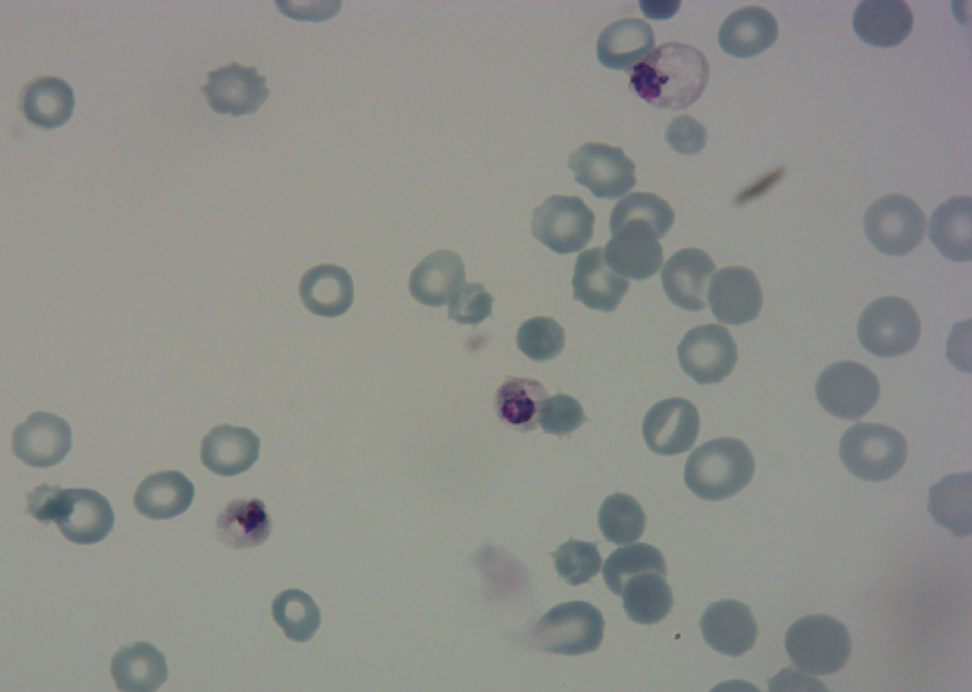
#> input picture ImageMal.jpg, 1944 x 1383 px (shown at 1/2 size)
$ python -i stage1_watershed.py   (imports and definitions only)
#> lines starting #> are read from the running program, lines starting #| are printed output that depends on the picture; after the words box and inside, x2 and y2 are one past the last pixel; in counts of white or black regions, pixels touching at a corner belong together
"""
Phase3-PipelineB/On_mac/stage1_watershed.py
===========================================
Stage 1 of the MalariAI pipeline: Annotation-agnostic cell segmentation.
Uses traditional computer vision (Otsu + Watershed) to isolate ALL cells
in a blood smear image, regardless of whether they were annotated in the GT.

Usage
-----
    python Phase3-PipelineB/On_mac/stage1_watershed.py \
        --json data/malaria/training.json \
        --img-dir data/malaria/images \
        --out-dir data/crops
"""

import argparse
import json
import os
import sys
from pathlib import Path

import cv2
import numpy as np
from tqdm import tqdm

# Add project root to path for shared imports
# File is at Phase3-PipelineB/On_mac/stage1_watershed.py
# parent -> On_mac
# parent.parent -> Phase3-PipelineB
# parent.parent.parent -> Project Root
PROJECT_ROOT = Path(__file__).resolve().parent.parent.parent
sys.path.insert(0, str(PROJECT_ROOT))
sys.path.insert(0, str(PROJECT_ROOT / "Phase1-EDA"))

from shared.label_map import CLASS_COLOUR_RGB


def segment_cells(image_path: str | Path, debug: bool = False):
    """
    Run the watershed pipeline on a single image.
    Returns:
        crops: list of [64x64] numpy arrays
        boxes: list of [x0, y0, x1, y1] coordinates
        mask:  the watershed label mask
    """
#> called with image_path = '../../ImageMal.jpg', debug = False
    img = cv2.imread(str(image_path))
#> img is the input picture: shape (1383, 1944, 3); mean B, G, R 138.2, 142.7, 141.2
    if img is None:
        return [], [], None

    gray = cv2.cvtColor(img, cv2.COLOR_BGR2GRAY)

    # 1. Otsu thresholding
    ret, thresh = cv2.threshold(gray, 0, 255, cv2.THRESH_BINARY_INV + cv2.THRESH_OTSU)
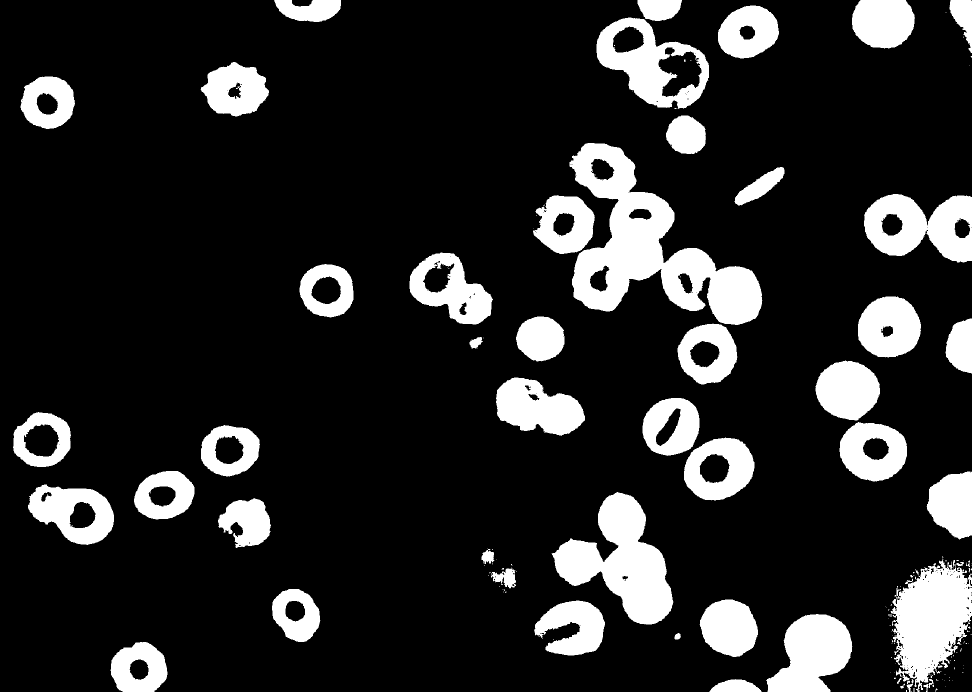
#> thresh: shape (1383, 1944) (shown at 1/2 size); 15.9% white; 162 white regions (107 under 20 px), largest, box (x1, y1, x2, y2) and area: (1139, 286, 1525, 650) 54966, (1103, 984, 1347, 1249) 31166, (1781, 1118, 1944, 1383) 26524
#> ret = 130

    # 2. Noise removal (morphological opening)
    kernel = np.ones((3, 3), np.uint8)
    opening = cv2.morphologyEx(thresh, cv2.MORPH_OPEN, kernel, iterations=2)
#> opening: shape (1383, 1944); 15.7% white; 51 white regions, largest, box (x1, y1, x2, y2) and area: (1140, 286, 1524, 650) 54818, (1105, 985, 1346, 1249) 31136, (1787, 1126, 1944, 1365) 24072

    # 3. Sure background area
    sure_bg = cv2.dilate(opening, kernel, iterations=3)
#> sure_bg: shape (1383, 1944); 18.6% white; 39 white regions, largest, box (x1, y1, x2, y2) and area: (1064, 283, 1527, 772) 85344, (1102, 982, 1349, 1252) 35052, (1783, 1123, 1944, 1368) 27576

    # 4. Sure foreground area (distance transform)
    dist_transform = cv2.distanceTransform(opening, cv2.DIST_L2, 5)
    ret, sure_fg = cv2.threshold(dist_transform, 0.4 * dist_transform.max(), 255, 0)
#> sure_fg: shape (1383, 1944) float32; 1.9% white; 25 white regions, largest, box (x1, y1, x2, y2) and area: (1821, 1174, 1911, 1312) 7313, (1561, 1253, 1679, 1383) 6800, (1238, 1103, 1321, 1224) 4421
#> ret = 25.59

    # 5. Unknown region (between bg and fg)
    sure_fg = np.uint8(sure_fg)
    unknown = cv2.subtract(sure_bg, sure_fg)
#> unknown: shape (1383, 1944); 16.7% white; 39 white regions, largest, box (x1, y1, x2, y2) and area: (1064, 283, 1527, 772) 78253, (1102, 982, 1349, 1252) 27652, (1190, 0, 1421, 219) 24846

    # 6. Marker labelling
    ret, markers = cv2.connectedComponents(sure_fg)
#> markers: shape (1383, 1944) int32; 26 distinct labels, from 0 to 25
#> ret = 26

    # Add one to all labels so that sure background is 1 instead of 0
    markers = markers + 1
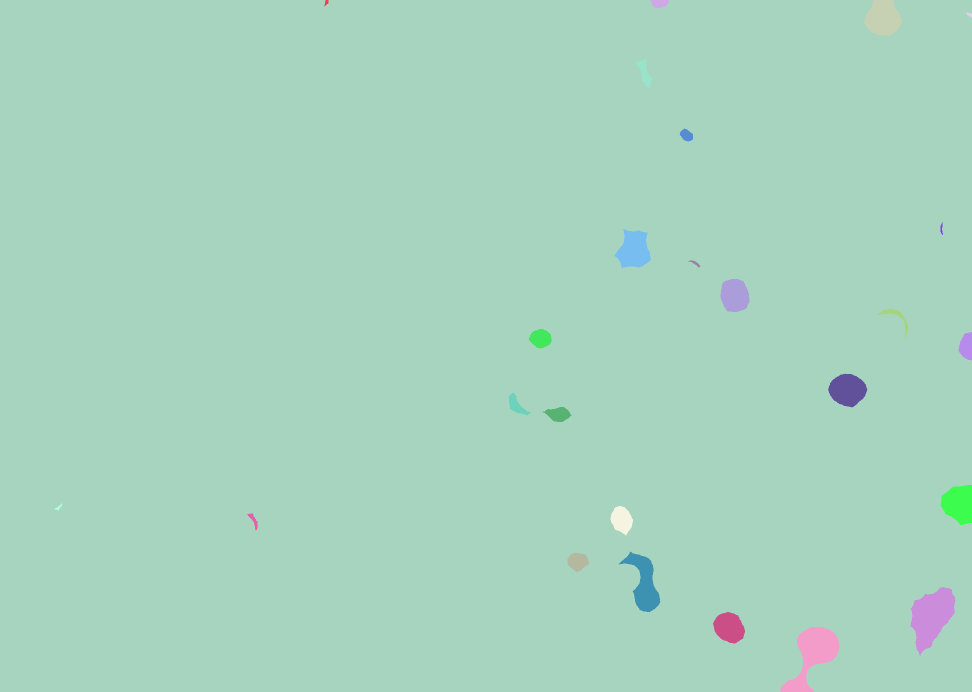
#> markers: shape (1383, 1944) int32 (shown at 1/2 size); 26 distinct labels, from 1 to 26; one colour per label, 0 black
    # Now, mark the unknown region with zero
    markers[unknown == 255] = 0
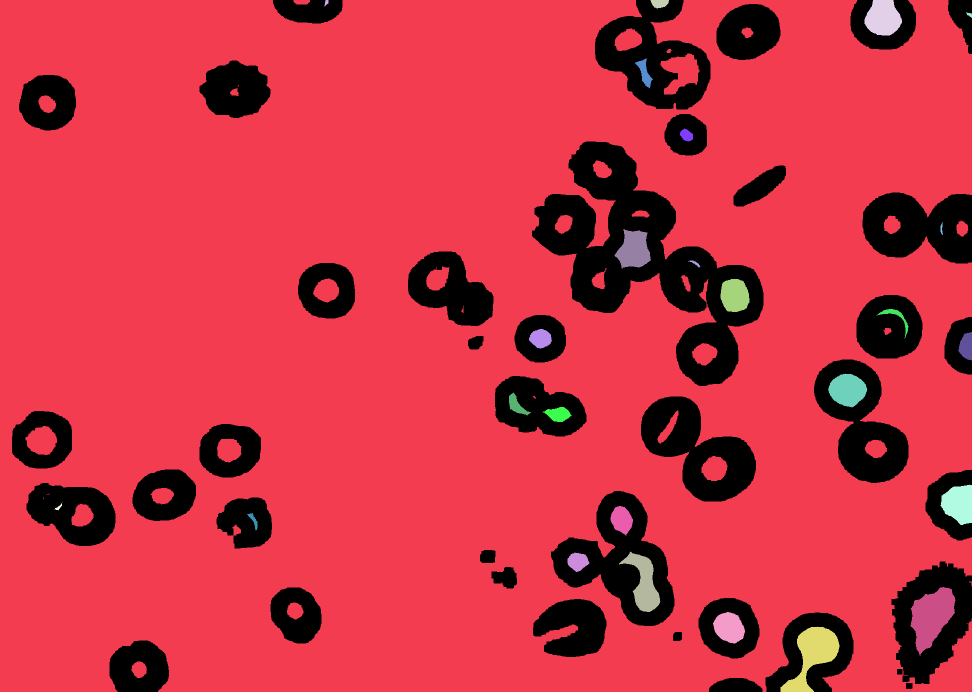
#> markers: shape (1383, 1944) int32 (shown at 1/2 size); 27 distinct labels, from 0 to 26; one colour per label, 0 black

    # 7. Watershed
    markers = cv2.watershed(img, markers)
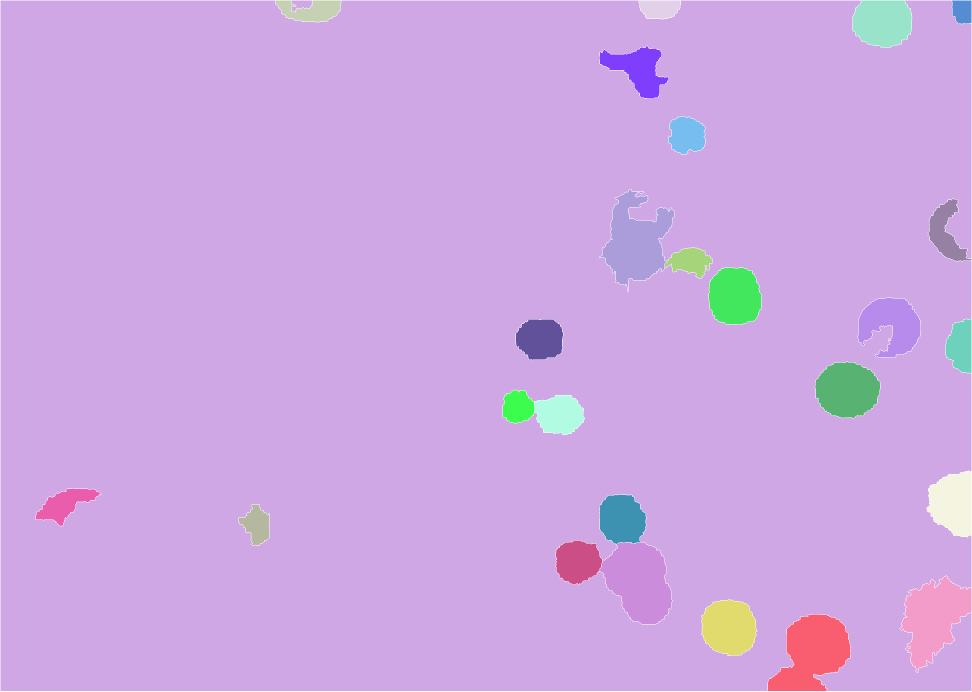
#> markers: shape (1383, 1944) int32 (shown at 1/2 size); 27 distinct labels, from -1 to 26; one colour per label, 0 black, -1 white

    # 8. Extract crops and boxes
    crops = []
    boxes = []

    for label in range(2, markers.max() + 1):
        mask = np.zeros(gray.shape, dtype="uint8")
        mask[markers == label] = 255

        cnts, _ = cv2.findContours(mask, cv2.RETR_EXTERNAL, cv2.CHAIN_APPROX_SIMPLE)
        if not cnts:
            continue

        c = max(cnts, key=cv2.contourArea)
        x, y, w, h = cv2.boundingRect(c)

        if w < 10 or h < 10:
            continue

        margin = 5
        x0, y0 = max(0, x - margin), max(0, y - margin)
        x1, y1 = min(img.shape[1], x + w + margin), min(img.shape[0], y + h + margin)

        crop = img[y0:y1, x0:x1]
        crop_resized = cv2.resize(crop, (64, 64))

        crops.append(crop_resized)
        boxes.append([x0, y0, x1, y1])
#> this loop made 25 passes
#> pass 1, in segment_cells, `crop_resized = cv2.resize(crop, (64, 64))`:
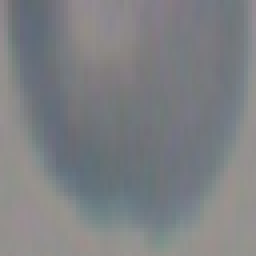
#> crop_resized: shape (64, 64, 3) (shown 4 times larger); mean B, G, R 131.1, 128.1, 125.6
#> after the loop:
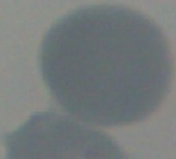
#> crop: shape (159, 176, 3); mean B, G, R 123, 122.7, 117.2
#> after the loop:
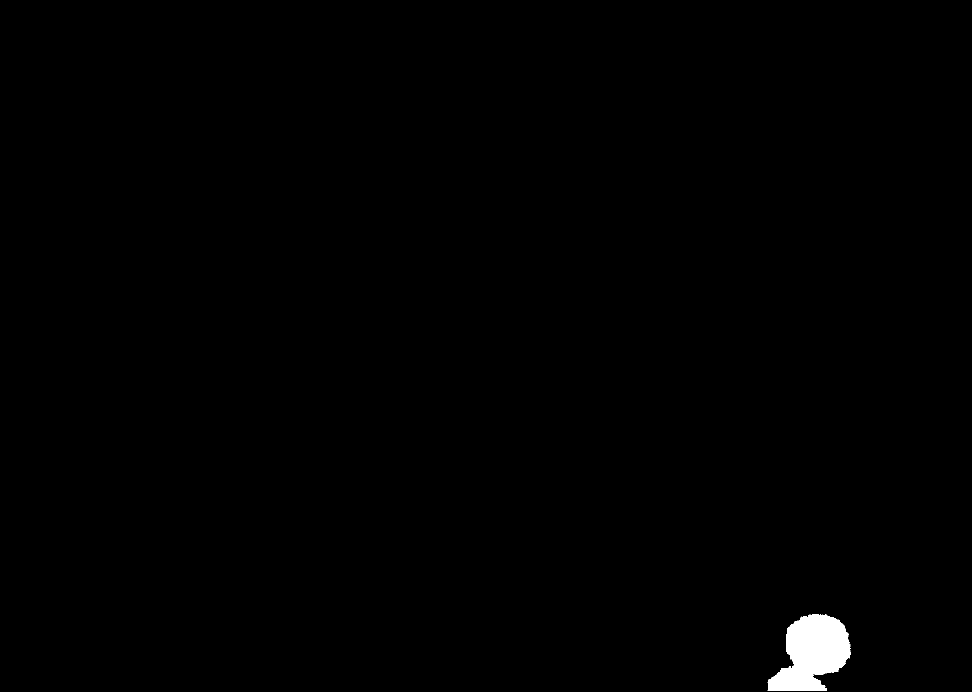
#> mask: shape (1383, 1944) (shown at 1/2 size); 0.61% white; 1 white region, box (x1, y1, x2, y2) and area: (1535, 1229, 1701, 1382) 16483
#> after the loop, boxes = 25 items, first 6: [546, 0, 687, 49], [1273, 0, 1366, 43], [1700, 0, 1829, 100], [1899, 0, 1944, 53], [1194, 87, 1342, 202], [1332, 228, 1416, 313]; crops = 25 items

    return crops, boxes, markers


# [53 lines left out: function main, not called in this run]


# [2 lines not run here, left out]

>>> result = segment_cells('../../ImageMal.jpg')
